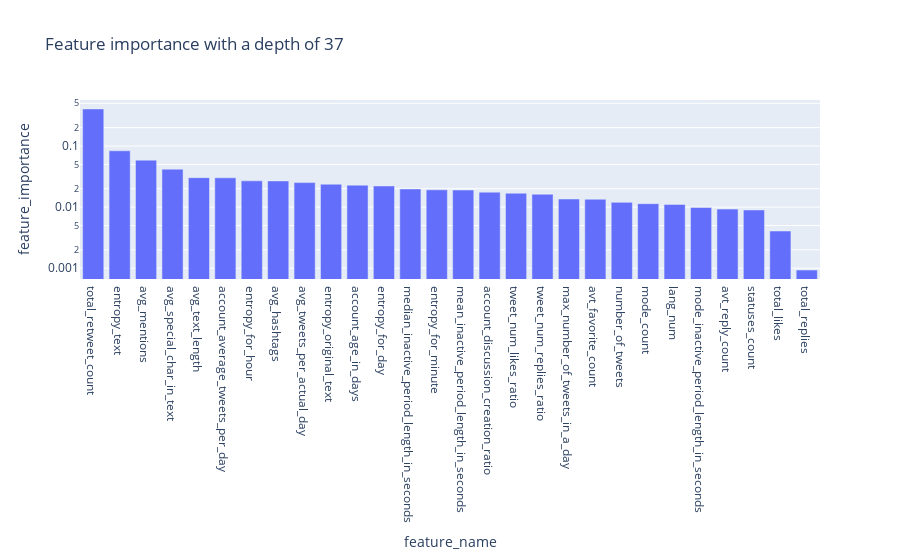
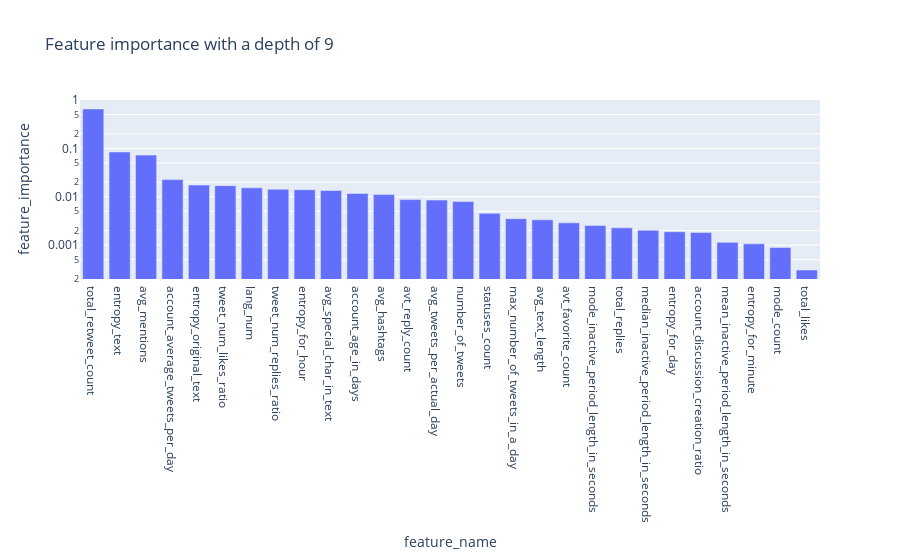
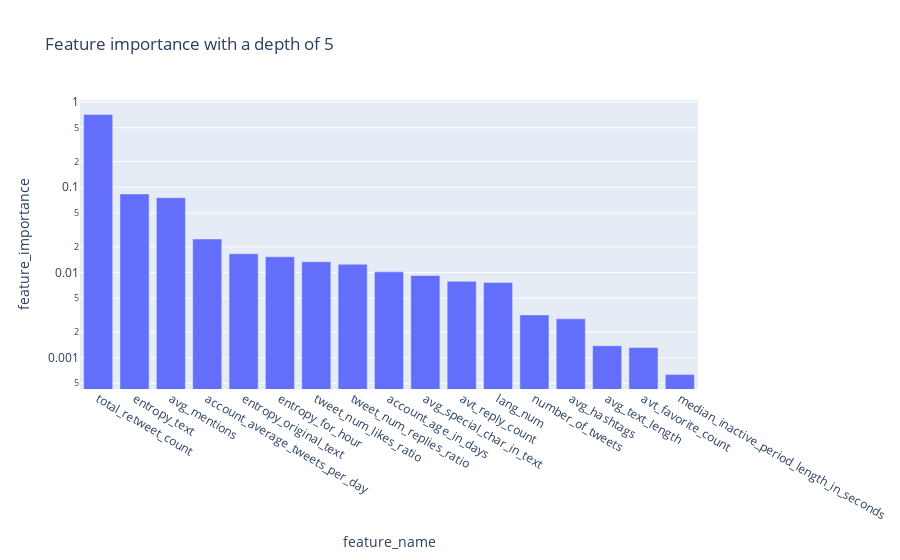
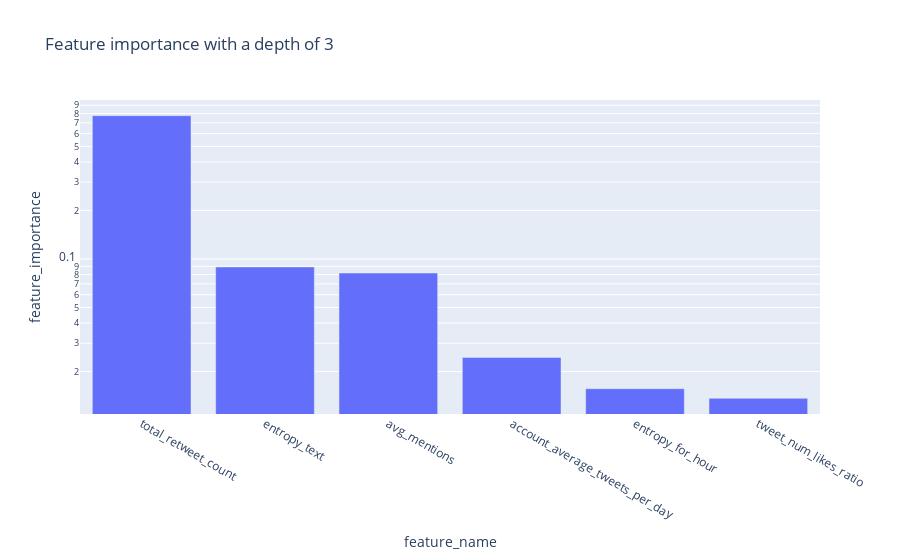

Here is the notebook cell these charts were saved with, in order:
### Markdown cell above
### Putting it all together

### Code cell
tree_depths_list = [37, 9, 5, 3]
metrics_df = pd.DataFrame(
    [
        [None, None, None, None, None, None]
        for depths in tree_depths_list
    ],
    index= [depths for depths in tree_depths_list],
    columns=["Mean Training Accuracy", "Mean Validation Accuracy", "Mean Training Precision", "Mean Validation Precision", "Mean Training F1 Score", "Mean Validation F1 Score"]
)

for depths in tree_depths_list:
    # K-fold and plot
    fold_classify_and_plot1(df, label, cv= 10, max_tree_depth= depths, criterion= "gini")
    results = fold_classify_results(df, label, cv= 10, max_tree_depth= depths, criterion= "gini")
    # get metrics
    metrics_df.loc[depths]["Mean Training Accuracy"] = results["Mean Training Accuracy"]
    metrics_df.loc[depths]["Mean Validation Accuracy"] = results["Mean Validation Accuracy"]
    metrics_df.loc[depths]["Mean Training Precision"] = results["Mean Training Precision"]
    metrics_df.loc[depths]["Mean Validation Precision"] = results["Mean Validation Precision"]
    metrics_df.loc[depths]["Mean Training F1 Score"] = results["Mean Training F1 Score"]
    metrics_df.loc[depths]["Mean Validation F1 Score"] = results["Mean Validation F1 Score"]

metrics_df.index.names = ['Max Tree Depth']
metrics_df

### Figure 1 — Plotly figure (JSON) as saved in the notebook; plotly's stock layout.template omitted (floating-point values rounded to 4 significant figures)
{"data": [{"alignmentgroup": "True", "hovertemplate": "feature_name=%{x}<br>feature_importance=%{y}<extra></extra>", "legendgroup": "", "marker": {"color": "#636efa", "pattern": {"shape": ""}}, "name": "", "offsetgroup": "", "orientation": "v", "showlegend": false, "textposition": "auto", "type": "bar", "x": ["total_retweet_count", "entropy_text", "avg_mentions", "avg_special_char_in_text", "avg_text_length", "account_average_tweets_per_day", "entropy_for_hour", "avg_hashtags", "avg_tweets_per_actual_day", "entropy_original_text", "account_age_in_days", "entropy_for_day", "median_inactive_period_length_in_seconds", "entropy_for_minute", "mean_inactive_period_length_in_seconds", "account_discussion_creation_ratio", "tweet_num_likes_ratio", "tweet_num_replies_ratio", "max_number_of_tweets_in_a_day", "avt_favorite_count", "number_of_tweets", "mode_count", "lang_num", "mode_inactive_period_length_in_seconds", "avt_reply_count", "statuses_count", "total_likes", "total_replies"], "xaxis": "x", "y": [0.4043, 0.08349, 0.05875, 0.04179, 0.03037, 0.03017, 0.02692, 0.02683, 0.02518, 0.02371, 0.02289, 0.0222, 0.01982, 0.0192, 0.01905, 0.01757, 0.0169, 0.01626, 0.01356, 0.01346, 0.01197, 0.0114, 0.01108, 0.00985, 0.009278, 0.008987, 0.004063, 0.0009335], "yaxis": "y"}], "layout": {"barmode": "relative", "legend": {"tracegroupgap": 0}, "title": {"text": "Feature importance with a depth of 37"}, "xaxis": {"anchor": "y", "domain": [0, 1], "title": {"text": "feature_name"}}, "yaxis": {"anchor": "x", "domain": [0, 1], "title": {"text": "feature_importance"}, "type": "log"}}}

### Figure 2 — Plotly figure (JSON) as saved in the notebook; plotly's stock layout.template omitted (floating-point values rounded to 4 significant figures)
{"data": [{"alignmentgroup": "True", "hovertemplate": "feature_name=%{x}<br>feature_importance=%{y}<extra></extra>", "legendgroup": "", "marker": {"color": "#636efa", "pattern": {"shape": ""}}, "name": "", "offsetgroup": "", "orientation": "v", "showlegend": false, "textposition": "auto", "type": "bar", "x": ["total_retweet_count", "entropy_text", "avg_mentions", "account_average_tweets_per_day", "entropy_original_text", "tweet_num_likes_ratio", "lang_num", "tweet_num_replies_ratio", "entropy_for_hour", "avg_special_char_in_text", "account_age_in_days", "avg_hashtags", "avt_reply_count", "avg_tweets_per_actual_day", "number_of_tweets", "statuses_count", "max_number_of_tweets_in_a_day", "avg_text_length", "avt_favorite_count", "mode_inactive_period_length_in_seconds", "total_replies", "median_inactive_period_length_in_seconds", "entropy_for_day", "account_discussion_creation_ratio", "mean_inactive_period_length_in_seconds", "entropy_for_minute", "mode_count", "total_likes"], "xaxis": "x", "y": [0.6532, 0.08415, 0.07261, 0.02257, 0.01738, 0.01694, 0.01528, 0.01429, 0.01396, 0.01345, 0.0117, 0.0111, 0.008721, 0.008518, 0.007919, 0.004536, 0.003508, 0.003336, 0.002884, 0.002533, 0.002274, 0.002021, 0.001889, 0.001819, 0.001138, 0.00106, 0.0008929, 0.0003045], "yaxis": "y"}], "layout": {"barmode": "relative", "legend": {"tracegroupgap": 0}, "title": {"text": "Feature importance with a depth of 9"}, "xaxis": {"anchor": "y", "domain": [0, 1], "title": {"text": "feature_name"}}, "yaxis": {"anchor": "x", "domain": [0, 1], "title": {"text": "feature_importance"}, "type": "log"}}}

### Figure 3 — Plotly figure (JSON) as saved in the notebook; plotly's stock layout.template omitted (floating-point values rounded to 4 significant figures)
{"data": [{"alignmentgroup": "True", "hovertemplate": "feature_name=%{x}<br>feature_importance=%{y}<extra></extra>", "legendgroup": "", "marker": {"color": "#636efa", "pattern": {"shape": ""}}, "name": "", "offsetgroup": "", "orientation": "v", "showlegend": false, "textposition": "auto", "type": "bar", "x": ["total_retweet_count", "entropy_text", "avg_mentions", "account_average_tweets_per_day", "entropy_original_text", "entropy_for_hour", "tweet_num_likes_ratio", "tweet_num_replies_ratio", "account_age_in_days", "avg_special_char_in_text", "avt_reply_count", "lang_num", "number_of_tweets", "avg_hashtags", "avg_text_length", "avt_favorite_count", "median_inactive_period_length_in_seconds"], "xaxis": "x", "y": [0.7145, 0.08345, 0.07543, 0.02469, 0.01658, 0.01526, 0.01338, 0.0125, 0.01016, 0.009218, 0.007861, 0.007618, 0.003171, 0.002857, 0.001381, 0.001316, 0.0006337], "yaxis": "y"}], "layout": {"barmode": "relative", "legend": {"tracegroupgap": 0}, "title": {"text": "Feature importance with a depth of 5"}, "xaxis": {"anchor": "y", "domain": [0, 1], "title": {"text": "feature_name"}}, "yaxis": {"anchor": "x", "domain": [0, 1], "title": {"text": "feature_importance"}, "type": "log"}}}

### Figure 4 — Plotly figure (JSON) as saved in the notebook; plotly's stock layout.template omitted (floating-point values rounded to 4 significant figures)
{"data": [{"alignmentgroup": "True", "hovertemplate": "feature_name=%{x}<br>feature_importance=%{y}<extra></extra>", "legendgroup": "", "marker": {"color": "#636efa", "pattern": {"shape": ""}}, "name": "", "offsetgroup": "", "orientation": "v", "showlegend": false, "textposition": "auto", "type": "bar", "x": ["total_retweet_count", "entropy_text", "avg_mentions", "account_average_tweets_per_day", "entropy_for_hour", "tweet_num_likes_ratio"], "xaxis": "x", "y": [0.7751, 0.08922, 0.08183, 0.0245, 0.01566, 0.01365], "yaxis": "y"}], "layout": {"barmode": "relative", "legend": {"tracegroupgap": 0}, "title": {"text": "Feature importance with a depth of 3"}, "xaxis": {"anchor": "y", "domain": [0, 1], "title": {"text": "feature_name"}}, "yaxis": {"anchor": "x", "domain": [0, 1], "title": {"text": "feature_importance"}, "type": "log"}}}
